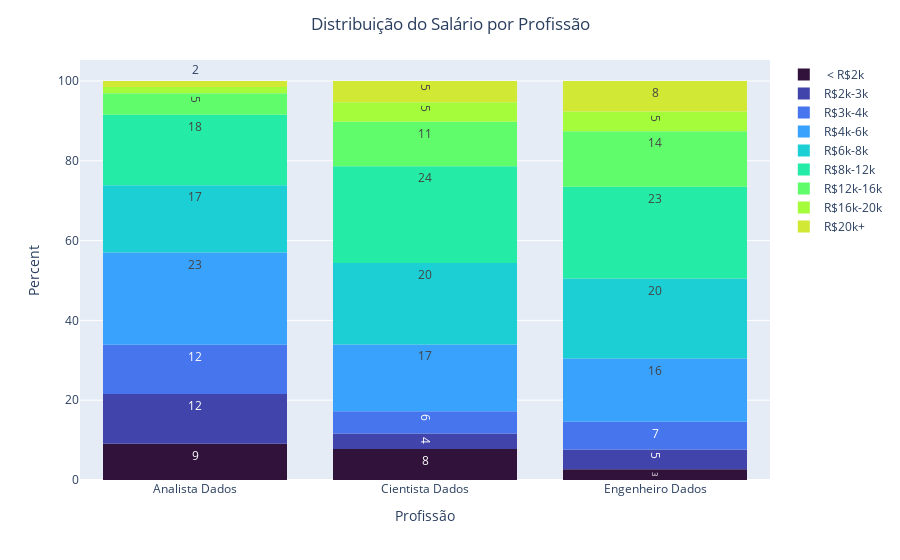

Notebook code cell kept with this figure:
### Markdown cell above
Proporcionalmente, o Engenheiro de Dados apresenta ganhos nas faixas superiores mais frequentes do que o Cientista de Dados que, por sua vez, possui ganhos superiores mais frequentes do que o Analista de Dados.  
A faixa salarial mais frequente do Cientista de dados é R$8k-12k, e 5% dos Cientistas de dados estão na faixa acima de R$20k.

### Code cell
fig =px.histogram(prof_sal_cross_melt, y='value',barnorm='percent',color="salario", x='profissao', color_discrete_sequence= px.colors.sequential.Turbo,labels={"salario":"","profissao":"Profissão"},text_auto='.0f')
fig.update_layout(title={"text": "Distribuição do Salário por Profissão", "x": 0.5}, yaxis_title="Percent")
fig.update_traces(marker_line_width=0)
fig.show()

### Figure 1 — Plotly figure (JSON) as saved in the notebook; plotly's stock layout.template omitted (floating-point values rounded to 4 significant figures)
{"data": [{"alignmentgroup": "True", "bingroup": "x", "histfunc": "sum", "hovertemplate": "= < R$2k<br>Profissão=%{x}<br>sum of value (normalized as percent)=%{y}<extra></extra>", "legendgroup": " < R$2k", "marker": {"color": "#30123b", "line": {"width": 0}, "pattern": {"shape": ""}}, "name": " < R$2k", "offsetgroup": " < R$2k", "orientation": "v", "showlegend": true, "texttemplate": "%{value:.0f}", "type": "histogram", "x": ["Analista Dados", "Analista Dados", "Cientista Dados", "Cientista Dados", "Engenheiro Dados", "Engenheiro Dados"], "xaxis": "x", "y": [1.531, 7.538, 1.699, 6.068, 0.2475, 2.475], "yaxis": "y"}, {"alignmentgroup": "True", "bingroup": "x", "histfunc": "sum", "hovertemplate": "=R$2k-3k<br>Profissão=%{x}<br>sum of value (normalized as percent)=%{y}<extra></extra>", "legendgroup": "R$2k-3k", "marker": {"color": "#4145ab", "line": {"width": 0}, "pattern": {"shape": ""}}, "name": "R$2k-3k", "offsetgroup": "R$2k-3k", "orientation": "v", "showlegend": true, "texttemplate": "%{value:.0f}", "type": "histogram", "x": ["Analista Dados", "Cientista Dados", "Engenheiro Dados"], "xaxis": "x", "y": [12.49, 3.883, 4.95], "yaxis": "y"}, {"alignmentgroup": "True", "bingroup": "x", "histfunc": "sum", "hovertemplate": "=R$3k-4k<br>Profissão=%{x}<br>sum of value (normalized as percent)=%{y}<extra></extra>", "legendgroup": "R$3k-4k", "marker": {"color": "#4675ed", "line": {"width": 0}, "pattern": {"shape": ""}}, "name": "R$3k-4k", "offsetgroup": "R$3k-4k", "orientation": "v", "showlegend": true, "texttemplate": "%{value:.0f}", "type": "histogram", "x": ["Analista Dados", "Cientista Dados", "Engenheiro Dados"], "xaxis": "x", "y": [12.37, 5.583, 6.931], "yaxis": "y"}, {"alignmentgroup": "True", "bingroup": "x", "histfunc": "sum", "hovertemplate": "=R$4k-6k<br>Profissão=%{x}<br>sum of value (normalized as percent)=%{y}<extra></extra>", "legendgroup": "R$4k-6k", "marker": {"color": "#39a2fc", "line": {"width": 0}, "pattern": {"shape": ""}}, "name": "R$4k-6k", "offsetgroup": "R$4k-6k", "orientation": "v", "showlegend": true, "texttemplate": "%{value:.0f}", "type": "histogram", "x": ["Analista Dados", "Cientista Dados", "Engenheiro Dados"], "xaxis": "x", "y": [23.09, 16.75, 15.84], "yaxis": "y"}, {"alignmentgroup": "True", "bingroup": "x", "histfunc": "sum", "hovertemplate": "=R$6k-8k<br>Profissão=%{x}<br>sum of value (normalized as percent)=%{y}<extra></extra>", "legendgroup": "R$6k-8k", "marker": {"color": "#1bcfd4", "line": {"width": 0}, "pattern": {"shape": ""}}, "name": "R$6k-8k", "offsetgroup": "R$6k-8k", "orientation": "v", "showlegend": true, "texttemplate": "%{value:.0f}", "type": "histogram", "x": ["Analista Dados", "Cientista Dados", "Engenheiro Dados"], "xaxis": "x", "y": [16.84, 20.39, 20.05], "yaxis": "y"}, {"alignmentgroup": "True", "bingroup": "x", "histfunc": "sum", "hovertemplate": "=R$8k-12k<br>Profissão=%{x}<br>sum of value (normalized as percent)=%{y}<extra></extra>", "legendgroup": "R$8k-12k", "marker": {"color": "#24eca6", "line": {"width": 0}, "pattern": {"shape": ""}}, "name": "R$8k-12k", "offsetgroup": "R$8k-12k", "orientation": "v", "showlegend": true, "texttemplate": "%{value:.0f}", "type": "histogram", "x": ["Analista Dados", "Cientista Dados", "Engenheiro Dados"], "xaxis": "x", "y": [17.67, 24.27, 23.02], "yaxis": "y"}, {"alignmentgroup": "True", "bingroup": "x", "histfunc": "sum", "hovertemplate": "=R$12k-16k<br>Profissão=%{x}<br>sum of value (normalized as percent)=%{y}<extra></extra>", "legendgroup": "R$12k-16k", "marker": {"color": "#61fc6c", "line": {"width": 0}, "pattern": {"shape": ""}}, "name": "R$12k-16k", "offsetgroup": "R$12k-16k", "orientation": "v", "showlegend": true, "texttemplate": "%{value:.0f}", "type": "histogram", "x": ["Analista Dados", "Cientista Dados", "Engenheiro Dados"], "xaxis": "x", "y": [5.418, 11.17, 13.86], "yaxis": "y"}, {"alignmentgroup": "True", "bingroup": "x", "histfunc": "sum", "hovertemplate": "=R$16k-20k<br>Profissão=%{x}<br>sum of value (normalized as percent)=%{y}<extra></extra>", "legendgroup": "R$16k-20k", "marker": {"color": "#a4fc3b", "line": {"width": 0}, "pattern": {"shape": ""}}, "name": "R$16k-20k", "offsetgroup": "R$16k-20k", "orientation": "v", "showlegend": true, "texttemplate": "%{value:.0f}", "type": "histogram", "x": ["Analista Dados", "Cientista Dados", "Engenheiro Dados"], "xaxis": "x", "y": [1.531, 4.854, 4.95], "yaxis": "y"}, {"alignmentgroup": "True", "bingroup": "x", "histfunc": "sum", "hovertemplate": "=R$20k+<br>Profissão=%{x}<br>sum of value (normalized as percent)=%{y}<extra></extra>", "legendgroup": "R$20k+", "marker": {"color": "#d1e834", "line": {"width": 0}, "pattern": {"shape": ""}}, "name": "R$20k+", "offsetgroup": "R$20k+", "orientation": "v", "showlegend": true, "texttemplate": "%{value:.0f}", "type": "histogram", "x": ["Analista Dados", "Analista Dados", "Analista Dados", "Analista Dados", "Cientista Dados", "Cientista Dados", "Cientista Dados", "Cientista Dados", "Engenheiro Dados", "Engenheiro Dados", "Engenheiro Dados", "Engenheiro Dados"], "xaxis": "x", "y": [0.8245, 0.3534, 0.2356, 0.1178, 1.699, 1.699, 0.9709, 0.9709, 1.238, 1.485, 3.218, 1.733], "yaxis": "y"}], "layout": {"barmode": "relative", "barnorm": "percent", "legend": {"title": {"text": ""}, "tracegroupgap": 0}, "margin": {"t": 60}, "title": {"text": "Distribuição do Salário por Profissão", "x": 0.5}, "xaxis": {"anchor": "y", "domain": [0, 1], "title": {"text": "Profissão"}}, "yaxis": {"anchor": "x", "domain": [0, 1], "title": {"text": "Percent"}}}}
